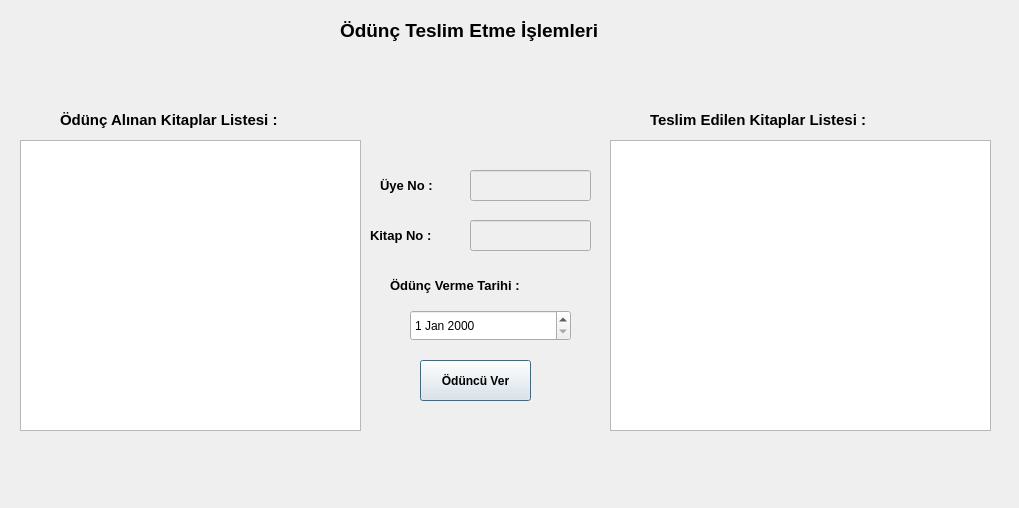
<?xml version="1.0" encoding="UTF-8"?>
<ui version="4.0">
 <class>teslim</class>
 <widget class="QMainWindow" name="teslim">
  <property name="geometry">
   <rect>
    <x>0</x>
    <y>0</y>
    <width>1019</width>
    <height>508</height>
   </rect>
  </property>
  <property name="windowTitle">
   <string>MainWindow</string>
  </property>
  <widget class="QWidget" name="centralwidget">
   <widget class="QTableView" name="tView_teslmedilenbooks">
    <property name="geometry">
     <rect>
      <x>610</x>
      <y>140</y>
      <width>381</width>
      <height>291</height>
     </rect>
    </property>
   </widget>
   <widget class="QLabel" name="label_3">
    <property name="geometry">
     <rect>
      <x>340</x>
      <y>10</y>
      <width>341</width>
      <height>41</height>
     </rect>
    </property>
    <property name="palette">
     <palette>
      <active>
       <colorrole role="WindowText">
        <brush brushstyle="SolidPattern">
         <color alpha="255">
          <red>255</red>
          <green>0</green>
          <blue>0</blue>
         </color>
        </brush>
       </colorrole>
      </active>
      <inactive>
       <colorrole role="WindowText">
        <brush brushstyle="SolidPattern">
         <color alpha="255">
          <red>0</red>
          <green>0</green>
          <blue>0</blue>
         </color>
        </brush>
       </colorrole>
      </inactive>
      <disabled>
       <colorrole role="WindowText">
        <brush brushstyle="SolidPattern">
         <color alpha="255">
          <red>120</red>
          <green>120</green>
          <blue>120</blue>
         </color>
        </brush>
       </colorrole>
      </disabled>
     </palette>
    </property>
    <property name="font">
     <font>
      <pointsize>14</pointsize>
      <bold>true</bold>
     </font>
    </property>
    <property name="text">
     <string>Ödünç Teslim Etme İşlemleri</string>
    </property>
   </widget>
   <widget class="QLabel" name="label_2">
    <property name="geometry">
     <rect>
      <x>650</x>
      <y>110</y>
      <width>271</width>
      <height>20</height>
     </rect>
    </property>
    <property name="font">
     <font>
      <pointsize>11</pointsize>
      <bold>true</bold>
     </font>
    </property>
    <property name="text">
     <string>Teslim Edilen Kitaplar Listesi :</string>
    </property>
   </widget>
   <widget class="QLabel" name="label_5">
    <property name="geometry">
     <rect>
      <x>370</x>
      <y>220</y>
      <width>91</width>
      <height>31</height>
     </rect>
    </property>
    <property name="font">
     <font>
      <pointsize>10</pointsize>
      <bold>true</bold>
     </font>
    </property>
    <property name="text">
     <string>Kitap No :</string>
    </property>
   </widget>
   <widget class="QLineEdit" name="lineEdit_memberNo">
    <property name="enabled">
     <bool>false</bool>
    </property>
    <property name="geometry">
     <rect>
      <x>470</x>
      <y>170</y>
      <width>121</width>
      <height>31</height>
     </rect>
    </property>
   </widget>
   <widget class="QLineEdit" name="lineEdit_bookNo">
    <property name="enabled">
     <bool>false</bool>
    </property>
    <property name="geometry">
     <rect>
      <x>470</x>
      <y>220</y>
      <width>121</width>
      <height>31</height>
     </rect>
    </property>
   </widget>
   <widget class="QLabel" name="label_9">
    <property name="geometry">
     <rect>
      <x>390</x>
      <y>270</y>
      <width>171</width>
      <height>31</height>
     </rect>
    </property>
    <property name="font">
     <font>
      <pointsize>10</pointsize>
      <bold>true</bold>
     </font>
    </property>
    <property name="text">
     <string>Ödünç Verme Tarihi :</string>
    </property>
   </widget>
   <widget class="QLabel" name="label_4">
    <property name="geometry">
     <rect>
      <x>380</x>
      <y>170</y>
      <width>81</width>
      <height>31</height>
     </rect>
    </property>
    <property name="font">
     <font>
      <pointsize>10</pointsize>
      <bold>true</bold>
     </font>
    </property>
    <property name="text">
     <string>Üye No : </string>
    </property>
   </widget>
   <widget class="QPushButton" name="btn_odncVer">
    <property name="geometry">
     <rect>
      <x>420</x>
      <y>360</y>
      <width>111</width>
      <height>41</height>
     </rect>
    </property>
    <property name="font">
     <font>
      <bold>true</bold>
     </font>
    </property>
    <property name="text">
     <string>Ödüncü Ver</string>
    </property>
    <property name="checkable">
     <bool>false</bool>
    </property>
    <property name="autoDefault">
     <bool>true</bool>
    </property>
    <property name="default">
     <bool>true</bool>
    </property>
   </widget>
   <widget class="QTableView" name="tView_odncalinanbooks">
    <property name="geometry">
     <rect>
      <x>20</x>
      <y>140</y>
      <width>341</width>
      <height>291</height>
     </rect>
    </property>
   </widget>
   <widget class="QLabel" name="label">
    <property name="geometry">
     <rect>
      <x>60</x>
      <y>110</y>
      <width>271</width>
      <height>20</height>
     </rect>
    </property>
    <property name="font">
     <font>
      <pointsize>11</pointsize>
      <bold>true</bold>
     </font>
    </property>
    <property name="text">
     <string>Ödünç Alınan Kitaplar Listesi :</string>
    </property>
   </widget>
   <widget class="QDateEdit" name="dateEdit">
    <property name="geometry">
     <rect>
      <x>410</x>
      <y>310</y>
      <width>161</width>
      <height>31</height>
     </rect>
    </property>
   </widget>
  </widget>
 </widget>
 <resources/>
 <connections/>
</ui>
